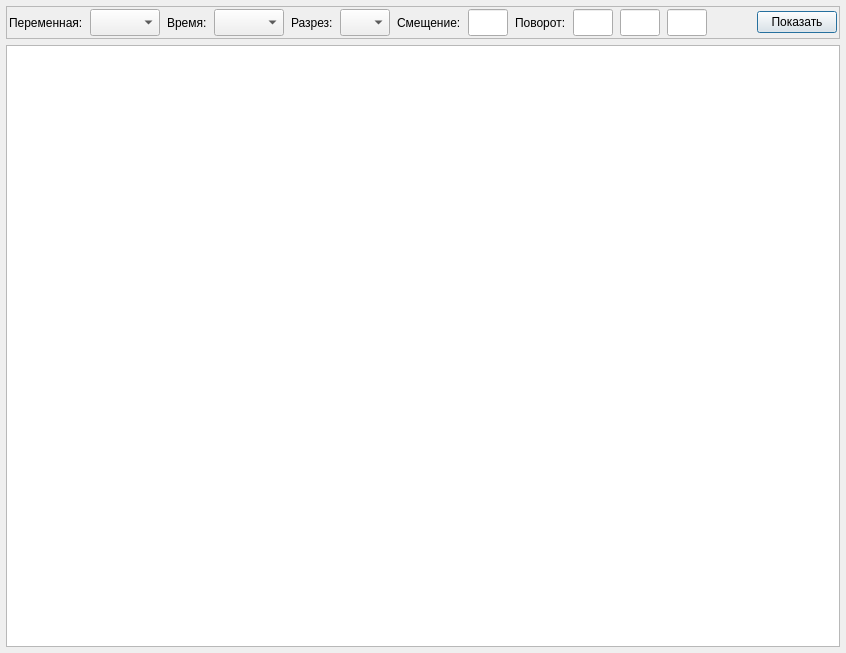
<?xml version="1.0" encoding="UTF-8"?>
<ui version="4.0">
 <class>ViewModel</class>
 <widget class="QDialog" name="ViewModel">
  <property name="geometry">
   <rect>
    <x>0</x>
    <y>0</y>
    <width>846</width>
    <height>653</height>
   </rect>
  </property>
  <property name="windowTitle">
   <string>Просмотр результатов моделирования</string>
  </property>
  <property name="windowIcon">
   <iconset>
    <normaloff>icons/1.png</normaloff>icons/1.png</iconset>
  </property>
  <layout class="QVBoxLayout" name="verticalLayout">
   <property name="leftMargin">
    <number>6</number>
   </property>
   <property name="topMargin">
    <number>6</number>
   </property>
   <property name="rightMargin">
    <number>6</number>
   </property>
   <property name="bottomMargin">
    <number>6</number>
   </property>
   <item>
    <widget class="QFrame" name="frame">
     <property name="frameShape">
      <enum>QFrame::StyledPanel</enum>
     </property>
     <property name="frameShadow">
      <enum>QFrame::Raised</enum>
     </property>
     <layout class="QHBoxLayout" name="horizontalLayout">
      <property name="spacing">
       <number>7</number>
      </property>
      <property name="leftMargin">
       <number>2</number>
      </property>
      <property name="topMargin">
       <number>2</number>
      </property>
      <property name="rightMargin">
       <number>2</number>
      </property>
      <property name="bottomMargin">
       <number>2</number>
      </property>
      <item>
       <widget class="QLabel" name="label_5">
        <property name="text">
         <string>Переменная:</string>
        </property>
       </widget>
      </item>
      <item>
       <widget class="QComboBox" name="comboBoxVar">
        <property name="minimumSize">
         <size>
          <width>70</width>
          <height>27</height>
         </size>
        </property>
        <property name="maximumSize">
         <size>
          <width>70</width>
          <height>16777215</height>
         </size>
        </property>
       </widget>
      </item>
      <item>
       <widget class="QLabel" name="label">
        <property name="text">
         <string>Время:</string>
        </property>
       </widget>
      </item>
      <item>
       <widget class="QComboBox" name="comboBoxTimeStep">
        <property name="minimumSize">
         <size>
          <width>70</width>
          <height>27</height>
         </size>
        </property>
        <property name="maximumSize">
         <size>
          <width>70</width>
          <height>16777215</height>
         </size>
        </property>
       </widget>
      </item>
      <item>
       <widget class="QLabel" name="label_2">
        <property name="text">
         <string>Разрез:</string>
        </property>
       </widget>
      </item>
      <item>
       <widget class="QComboBox" name="comboBoxAxis">
        <property name="minimumSize">
         <size>
          <width>50</width>
          <height>27</height>
         </size>
        </property>
        <property name="maximumSize">
         <size>
          <width>50</width>
          <height>16777215</height>
         </size>
        </property>
       </widget>
      </item>
      <item>
       <widget class="QLabel" name="label_3">
        <property name="text">
         <string>Смещение:</string>
        </property>
       </widget>
      </item>
      <item>
       <widget class="QLineEdit" name="lineEditOffset">
        <property name="minimumSize">
         <size>
          <width>40</width>
          <height>27</height>
         </size>
        </property>
        <property name="maximumSize">
         <size>
          <width>40</width>
          <height>16777215</height>
         </size>
        </property>
       </widget>
      </item>
      <item>
       <widget class="QLabel" name="label_4">
        <property name="text">
         <string>Поворот:</string>
        </property>
       </widget>
      </item>
      <item>
       <widget class="QLineEdit" name="lineEditXRotation">
        <property name="minimumSize">
         <size>
          <width>40</width>
          <height>27</height>
         </size>
        </property>
        <property name="maximumSize">
         <size>
          <width>40</width>
          <height>16777215</height>
         </size>
        </property>
       </widget>
      </item>
      <item>
       <widget class="QLineEdit" name="lineEditYRotation">
        <property name="minimumSize">
         <size>
          <width>40</width>
          <height>27</height>
         </size>
        </property>
        <property name="maximumSize">
         <size>
          <width>40</width>
          <height>16777215</height>
         </size>
        </property>
       </widget>
      </item>
      <item>
       <widget class="QLineEdit" name="lineEditZRotation">
        <property name="minimumSize">
         <size>
          <width>40</width>
          <height>27</height>
         </size>
        </property>
        <property name="maximumSize">
         <size>
          <width>40</width>
          <height>16777215</height>
         </size>
        </property>
        <property name="text">
         <string/>
        </property>
       </widget>
      </item>
      <item>
       <spacer name="horizontalSpacer">
        <property name="orientation">
         <enum>Qt::Horizontal</enum>
        </property>
        <property name="sizeHint" stdset="0">
         <size>
          <width>40</width>
          <height>20</height>
         </size>
        </property>
       </spacer>
      </item>
      <item>
       <widget class="QPushButton" name="pushButtonMakePNG">
        <property name="text">
         <string>Показать</string>
        </property>
       </widget>
      </item>
     </layout>
    </widget>
   </item>
   <item>
    <widget class="QGraphicsView" name="graphicsView"/>
   </item>
  </layout>
 </widget>
 <resources/>
 <connections/>
</ui>
